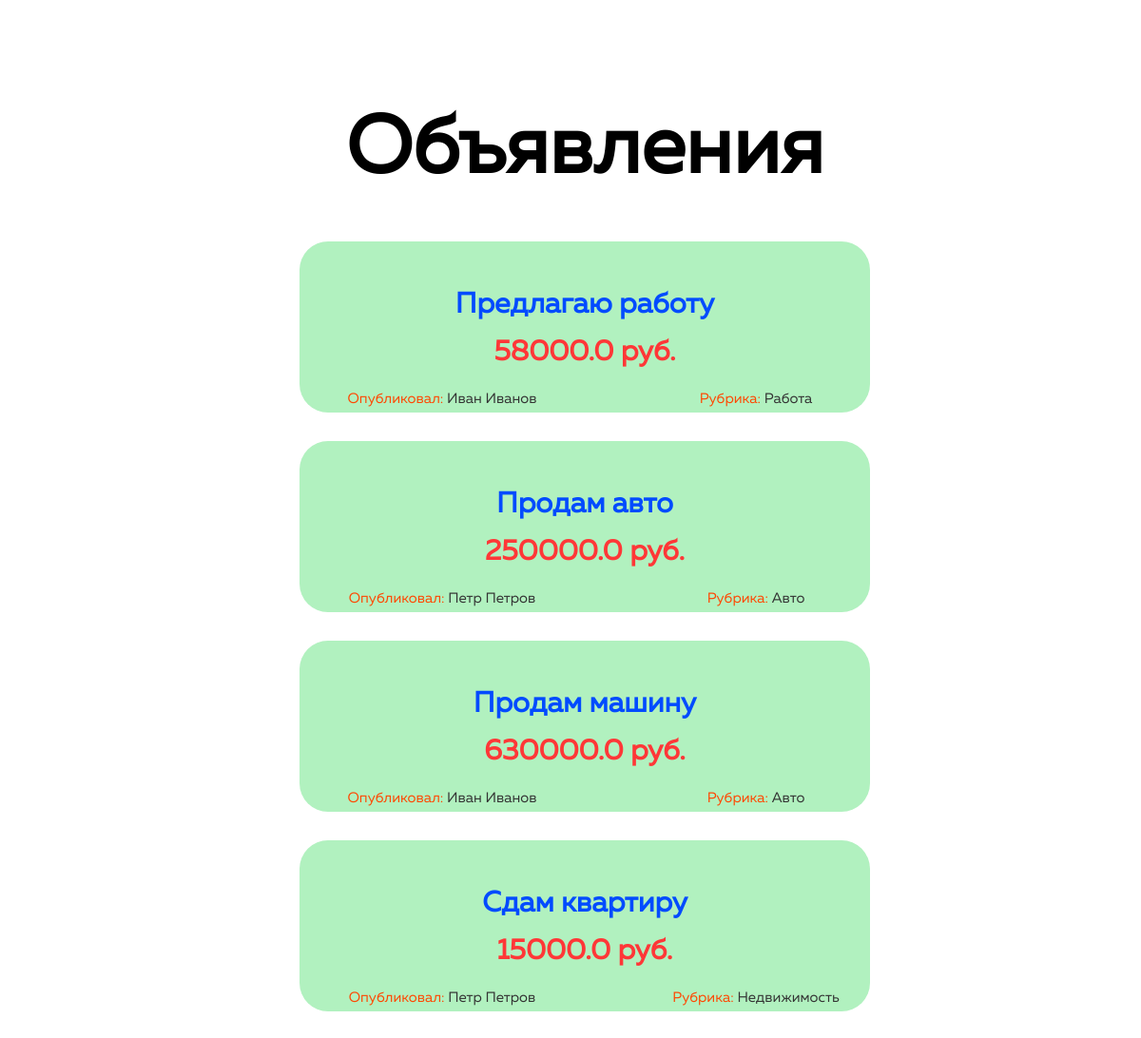
The page / on the database its author committed.
### advertisement/models.py (models this page shows, shortened)
class Advertisement(models.Model):
    title = models.CharField(max_length=1000, verbose_name='Заголовок', db_index=True)
    descriptions = models.CharField(max_length=1000, default='', verbose_name='Описание')
    created_at = models.DateTimeField(auto_now_add=True)
    update_at = models.DateTimeField(auto_now=True)
    price = models.FloatField(verbose_name='Цена', default=0)
    count_views = models.IntegerField(verbose_name='Просмотры', default=0)
    status = models.ForeignKey('AdvertisementStatus', default=None, null=True, verbose_name='Статус',
                               on_delete=models.CASCADE, related_name='advertisements')
    type = models.ForeignKey('AdvertisementType', default=None, null=True, verbose_name='Тип объявления',
                             on_delete=models.CASCADE, related_name='advertisements')
    author = models.ForeignKey('Author', default=None, null=True, verbose_name='Автор',
                               on_delete=models.CASCADE, related_name='advertisements')
    phone = models.ForeignKey('Phone', default=None, null=True, verbose_name='Телефон',
                              on_delete=models.CASCADE, related_name='advertisements')
    email = models.ForeignKey('Email', default=None, null=True, verbose_name='Эл.почта',
                              on_delete=models.CASCADE, related_name='advertisements')
    class Meta:
        db_table = 'advertisement'
        ordering = ['title']

class AdvertisementType(models.Model):
    name = models.CharField(max_length=100)
    def __str__(self):
        return self.name

class Author(models.Model):
    name = models.CharField(max_length=100, verbose_name='Заголовок', db_index=True)
    def __str__(self):
        return self.name

### advertisement/views.py (the view)
# urls.py: path('', AdvertisementListView.as_view(), name='advertisements'),
class AdvertisementListView(generic.ListView):
    model = Advertisement
    template_name = 'advertisement/advertisement_list.html'
    context_object_name = 'advertisement_list'

### advertisement/templates/advertisement/advertisement_list.html (shortened to what this page needs)
{% load static %}
<html lang="ru">
<head>
    <link rel="stylesheet" href="{% static 'css/style-index.css' %}" type="text/css">
</head>
<body>
    <section class="advertisement">
        <div class="container">
            <h1 class="heading">Объявления</h1>
            {% if advertisement_list %}
            <ul class="advertisement__list list">
                {% for my_list in advertisement_list %}
                    <li class="advertisement__list-item">
                        <div class="advertisement__author">
                            <a class="advertisement__list-link link" href="/advertisements/{{my_list.id}}">
                                {{my_list.title}}
                            </a>
                            <p class="advertisement__price">{{my_list.price}} руб.</p>
                            <p class="advertisement__type">Рубрика:<span class="advertisement__span">
                                {{my_list.type}}
                            </span>
                            </p>
                            <p class="advertisement__author-item">Опубликовал:<span class="advertisement__span">
                                {{my_list.author}}
                            </span>
                            </p>
                        </div>
                    </li>
                {% endfor %}
            </ul>
            {% else %}
            <div class="container">
                <p class="advertisement__descr">Объявлений нет</p>
            </div>
            {% endif %}
        </div>
    </section>
</body>
</html>

### advertisement/static/css/style-index.css (style rules this page uses)
* { margin: 0; padding: 0; }
body { font-family: 'Muller', sans-serif; min-width: 320px; }
:root { --color-text: #121723; --color-text-link: #ffffff; }
.list { list-style: none; }
.link { display: inline-block; text-decoration: none; }
.advertisement { padding: 100px 0; }
.container { margin: 0 auto; padding-left: 15px; padding-right: 15px; width: 1200px; }
.heading { margin-bottom: 50px; text-align: center; font-size: 85px; }
.advertisement__list { margin: 0 auto; text-align: center; width: 50%; }
.advertisement__list-item:not(:last-child) { margin-bottom: 30px; }
.advertisement__author { position: relative; padding: 50px; border: 1px transparent; border-radius: 30px; background-color: #b1f1bf; }
.advertisement__list-link { margin-bottom: 20px; font-size: 30px; line-height: 100%; font-weight: 600; color: #024bff; transition: color .5s ease-in-out; }
.advertisement__price { font-size: 30px; line-height: 100%; font-weight: 600; color: #ff3737; }
.advertisement__type { position: absolute; top: 88%; left: 60%; right: 0; font-size: 15px; line-height: 100%; color: #ff4702; }
.advertisement__author-item { position: absolute; top: 88%; left: 0; right: 50%; font-size: 15px; line-height: 100%; color: #ff4702; }
.advertisement__span { color: #333333; }

### rows shown on the page
Advertisement: title "Предлагаю работу", price "58000.0", type "Работа", author "Иван Иванов"
Advertisement: title "Продам авто", price "250000.0", type "Авто", author "Петр Петров"
Advertisement: title "Продам машину", price "630000.0", type "Авто", author "Иван Иванов"
Advertisement: title "Сдам квартиру", price "15000.0", type "Недвижимость", author "Петр Петров"
